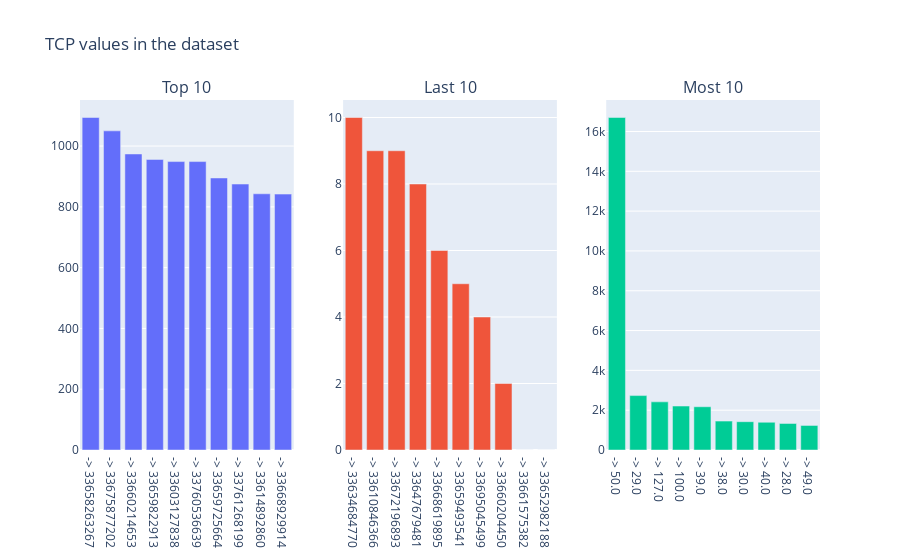

Notebook code cell kept with this figure:
### Code cell
mult_hist([top_10, last_10, most_10, top_10], 1,
          3, "TCP values in the dataset", ['Top 10', 'Last 10', 'Most 10'])

### Figure 1 — Plotly figure (JSON) as saved in the notebook; plotly's stock layout.template omitted (floating-point values rounded to 4 significant figures)
{"data": [{"type": "bar", "x": ["-> 33658263267", "-> 33675877202", "-> 33660214653", "-> 33659822913", "-> 33603127838", "-> 33760536639", "-> 33659725664", "-> 33761268199", "-> 33614892860", "-> 33668929914"], "xaxis": "x", "y": [1094, 1050, 974, 956, 949, 949, 895, 875, 843, 842], "yaxis": "y"}, {"type": "bar", "x": ["-> 33634684770", "-> 33610846366", "-> 33672196893", "-> 33647679481", "-> 33668619895", "-> 33659493541", "-> 33695045499", "-> 33660204450", "-> 33661575382", "-> 33652982188"], "xaxis": "x2", "y": [10, 9, 9, 8, 6, 5, 4, 2, 0, 0], "yaxis": "y2"}, {"type": "bar", "x": ["-> 50.0", "-> 29.0", "-> 127.0", "-> 100.0", "-> 39.0", "-> 38.0", "-> 30.0", "-> 40.0", "-> 28.0", "-> 49.0"], "xaxis": "x3", "y": [16703, 2734, 2418, 2208, 2172, 1451, 1422, 1393, 1333, 1237], "yaxis": "y3"}], "layout": {"annotations": [{"font": {"size": 16}, "showarrow": false, "text": "Top 10", "x": 0.1444, "xanchor": "center", "xref": "paper", "y": 1, "yanchor": "bottom", "yref": "paper"}, {"font": {"size": 16}, "showarrow": false, "text": "Last 10", "x": 0.5, "xanchor": "center", "xref": "paper", "y": 1, "yanchor": "bottom", "yref": "paper"}, {"font": {"size": 16}, "showarrow": false, "text": "Most 10", "x": 0.8556, "xanchor": "center", "xref": "paper", "y": 1, "yanchor": "bottom", "yref": "paper"}], "showlegend": false, "title": {"text": "TCP values in the dataset"}, "xaxis": {"anchor": "y", "domain": [0, 0.2889]}, "xaxis2": {"anchor": "y2", "domain": [0.3556, 0.6444]}, "xaxis3": {"anchor": "y3", "domain": [0.7111, 1]}, "yaxis": {"anchor": "x", "domain": [0, 1]}, "yaxis2": {"anchor": "x2", "domain": [0, 1]}, "yaxis3": {"anchor": "x3", "domain": [0, 1]}}}
